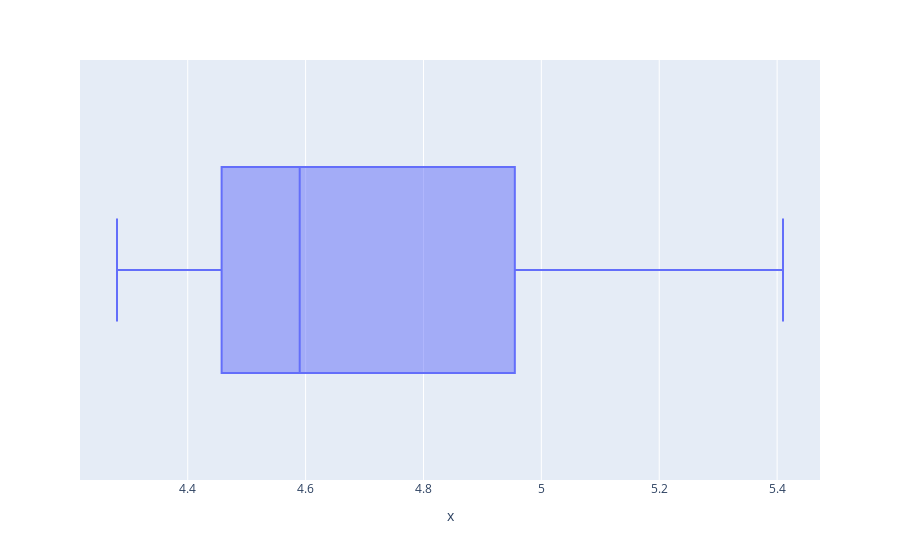

Notebook code cell kept with this figure:
### Code cell
#Boxplot of 40yd
px.box(x=df['40yd'])

### Figure 1 — Plotly figure (JSON) as saved in the notebook; plotly's stock layout.template omitted (floating-point values rounded to 4 significant figures; data arrays with more than 128 entries replaced by an {"elided": "..."} marker saying what was removed)
{"data": [{"alignmentgroup": "True", "hovertemplate": "x=%{x}<extra></extra>", "legendgroup": "", "marker": {"color": "#636efa"}, "name": "", "notched": false, "offsetgroup": "", "orientation": "h", "showlegend": false, "type": "box", "x": {"elided": "133 float values"}, "x0": " ", "xaxis": "x", "y0": " ", "yaxis": "y"}], "layout": {"boxmode": "group", "legend": {"tracegroupgap": 0}, "margin": {"t": 60}, "xaxis": {"anchor": "y", "domain": [0, 1], "title": {"text": "x"}}, "yaxis": {"anchor": "x", "domain": [0, 1]}}}
